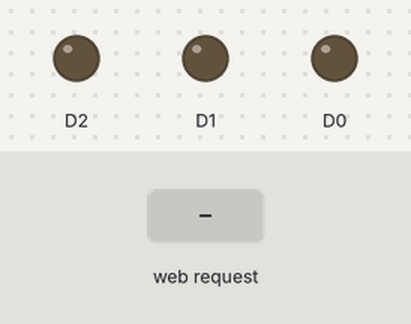
This sketch was run on a simulated ESP8266 (NodeMCU). Parts: output pins drawn as LEDs (lit = HIGH). The inputs (shaded band) are chosen by the test bench. What the sketch prints to the serial monitor is not drawn.

Above: at 2.2 s.
2.3 s: HTTP request GET /cmd1 received
At 3.0 s:
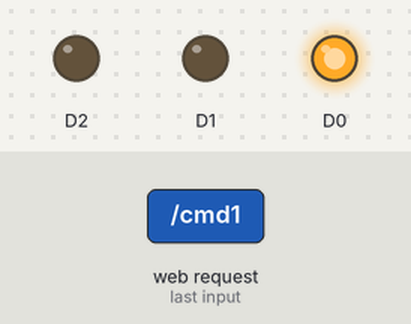
3.8 s: HTTP request GET /cmd2 received
At 4.1 s:
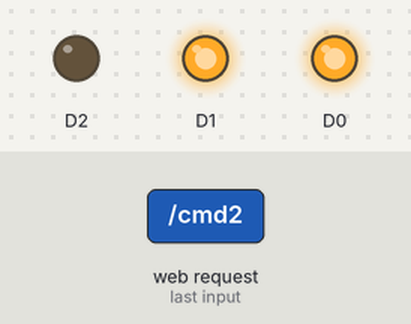
5.3 s: HTTP request GET /cmd3 received
At 6.5 s:
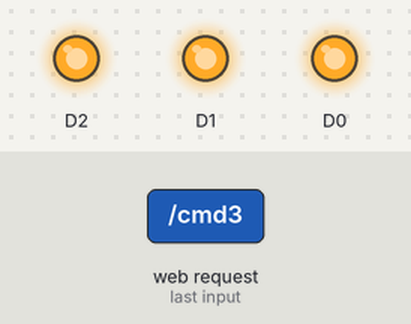
6.8 s: HTTP request GET /cmd4 received
At 7.6 s:
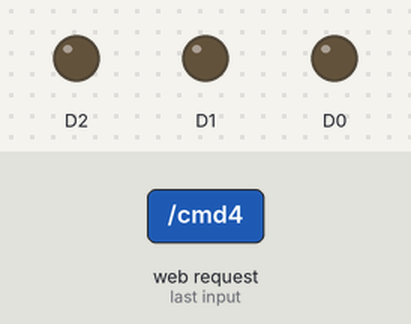
8.3 s: HTTP request GET /cmd2 received
At 8.7 s:
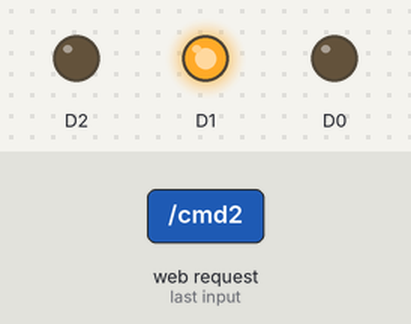
9.8 s: HTTP request GET /cmd3 received
At 11.1 s:
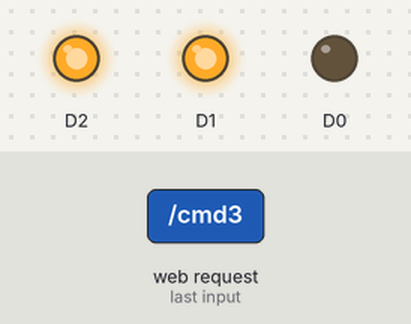
Timing chart, 0 to 12.3 s (numbered marks = the images above; inputs shaded):
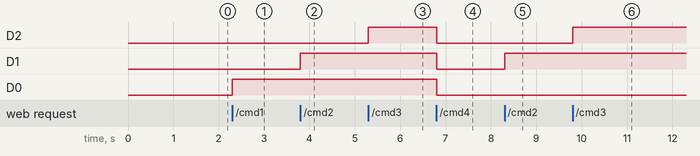

The sketch:

AP_RGB.ino
```cpp
// this code for testing wifi access point control
// www.dcmote.duino,lk
// coding by Tharindu Ireshana : Leader of DCmote Open Sourse Project
// www.facebook.com/dcremote
// https://github.com/irashana
// www.facebook.com/tharinduireshana
// tirashana@gmail.com
// 94715376785


#include <ESP8266WiFi.h>
#include <WiFiClient.h>
#include <ESP8266WebServer.h>

/* Set these to your desired credentials. */
const char *ssid = "DCmoteAP2";
const char *password = "dcmoteap2";

ESP8266WebServer server(80);

const String HTTP_HEAD           = "<!DOCTYPE html><html lang=\"en\"><head><meta name=\"viewport\" content=\"width=device-width, initial-scale=1, user-scalable=no\"/><title>{v}</title>";
const String HTTP_STYLE  = "<style>.c{text-align: center;} div,input{padding:5px;font-size:1em;}  input{width:90%;}  body{text-align: center;font-family:verdana;} button{border:0;border-radius:0.6rem;background-color:#1fb3ec;color:#fdd;line-height:2.4rem;font-size:1.2rem;width:100%;} .q{float: right;width: 64px;text-align: right;} .button2 {background-color: #008CBA;} .button3 {background-color: #f44336;} .button4 {background-color: #e7e7e7; color: black;} .button5 {background-color: #555555;} .button6 {background-color: #4CAF50;} </style>";
const String HTTP_SCRIPT        = "<script>function c(l){document.getElementById('s').value=l.innerText||l.textContent;document.getElementById('p').focus();}</script>";
const String HTTP_HEAD_END      = "</head><body><div style='text-align:left;display:inline-block;min-width:260px;'>";

const String HOMEPAGE = "<form action=\"/cmd1\" method=\"get\"><button class=\"button3\">Red</button></form><br/><form action=\"/cmd2\" method=\"get\"><button class=\"button6\">Green</button></form><br/> <form action=\"/cmd3\" method=\"get\"><button class=\"button2\">Blue</button></form><br/><form action=\"/cmd4\" method=\"get\"><button class=\"button4\">Off</button></form><br/>    ";


/* Just a little test message.  Go to http://192.168.4.1 in a web browser
 * connected to this access point to see it.
 */
void handleRoot() {
 String s =HTTP_HEAD;
       s += HTTP_STYLE;
      s += HTTP_SCRIPT;
      s += HTTP_HEAD_END;
      s += "<H3>www.dcmote.duino.lk</H3>";
      s+=HOMEPAGE;
  server.send(200, "text/html", s);

}

void cmd1() {
 String s =HTTP_HEAD;
       s += HTTP_STYLE;
      s += HTTP_SCRIPT;
      s += HTTP_HEAD_END;
      s += "<H3>www.dcmote.duino.lk</H3>";
      s+=HOMEPAGE;
  server.send(200, "text/html", s);
   digitalWrite(D0,HIGH);
}
void cmd2() {
 String s =HTTP_HEAD;
       s += HTTP_STYLE;
      s += HTTP_SCRIPT;
      s += HTTP_HEAD_END;
      s += "<H3>www.dcmote.duino.lk</H3>";
      s+=HOMEPAGE;
  server.send(200, "text/html", s);
    digitalWrite(D1,HIGH);
}
void cmd3() {
 String s =HTTP_HEAD;
       s += HTTP_STYLE;
      s += HTTP_SCRIPT;
      s += HTTP_HEAD_END;
      s += "<H3>www.dcmote.duino.lk</H3>";
      s+=HOMEPAGE;
  server.send(200, "text/html", s);
   digitalWrite(D2,HIGH);
}
void cmd4() {
 String s =HTTP_HEAD;
       s += HTTP_STYLE;
      s += HTTP_SCRIPT;
      s += HTTP_HEAD_END;
      s += "<H3>www.dcmote.duino.lk</H3>";
      s+=HOMEPAGE;
  server.send(200, "text/html", s);
    digitalWrite(D0,LOW);
     digitalWrite(D1,LOW);
      digitalWrite(D2,LOW);

}

void setup() {
  delay(1000);
  pinMode(D0,OUTPUT);
  pinMode(D1,OUTPUT);
  pinMode(D2,OUTPUT);

    digitalWrite(D0,LOW);

  Serial.begin(115200);
  Serial.println();
  Serial.print("Configuring access point...");
  /* You can remove the password parameter if you want the AP to be open. */
  WiFi.softAP(ssid, password);

  IPAddress myIP = WiFi.softAPIP();
  Serial.print("AP IP address: ");
  Serial.println(myIP);
  server.on("/", handleRoot);
  server.on("/cmd1", cmd1);
  server.on("/cmd2", cmd2);
   server.on("/cmd3", cmd3);
  server.on("/cmd4", cmd4);

  server.begin();
  Serial.println("HTTP server started");
}

void loop() {
  server.handleClient();
}
```

Measured:
- after the input at 2.3 s, D0: LOW → HIGH at once
- after the input at 3.8 s, D1: LOW → HIGH at once
- after the input at 5.3 s, D2: LOW → HIGH at once
- after the input at 6.8 s, D2, D1, D0: HIGH → LOW at once
- after the input at 8.3 s, D1: LOW → HIGH at once
- after the input at 9.8 s, D2: LOW → HIGH at once
